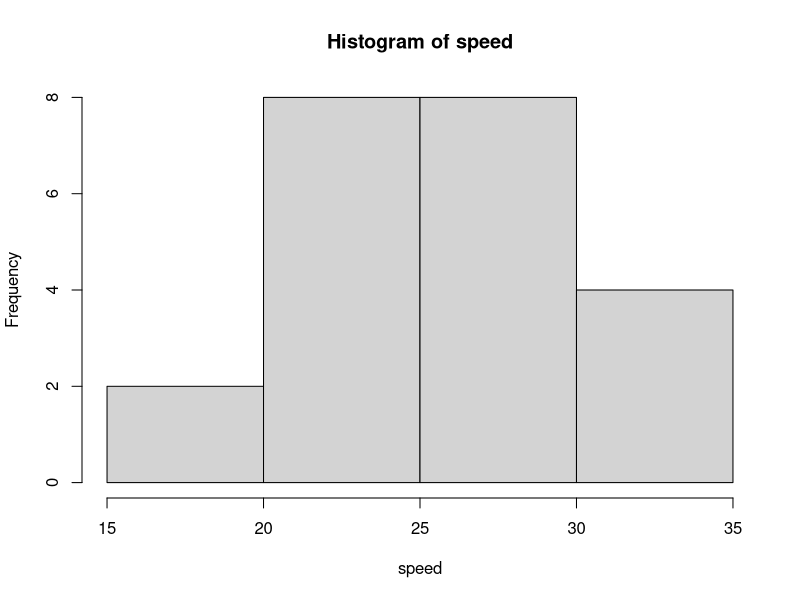

This figure's R source:
## ---- chunk 1
knitr::opts_chunk$set(echo = TRUE)
## ---- chunk 2
library(dplyr)
library(readr)
## ---- chunk 3
speed <- c(24, 29, 23, 25, 24, 33, 26, 24, 29, 27, 26, 22, 32, 24, 21, 19, 29, 31, 26, 29, 31, 16)
speed_means <- mean(speed)
speed_sd <- sd(speed)
num_obs <- length(speed)
# Normal Distribution Confidence Intervals
error <- qnorm(0.975) * speed_sd / sqrt(num_obs)
left_norm <- speed_means - error
right_norm <- speed_means + error
# T-Distribution Confidence Intervals
error_t <- qt(0.975, df = num_obs - 1) * speed_sd / sqrt(num_obs)
left_t <- speed_means - error_t
right_t <- speed_means + error_t

left_t
right_t
# Plots
hist(speed)
## ---- chunk 4
textbook_costs <- c(500, 650, 600, 505, 450, 550, 515, 495, 650, 395)
textbook_mean <- mean(textbook_costs)
textbook_sd <- sd(textbook_costs)
textbook_obs <- length(textbook_costs)
# Calculated T-Statistic for Dataset
textbook_t <- (textbook_mean - 500) / (textbook_sd / sqrt(textbook_obs))
textbook_t

# T-Test for Data Set. One for One-Tailed and Another for Two
textbook_t_test <- t.test(textbook_costs, mu = 500, alternative = "greater")
textbook_t_test_2 <- t.test(textbook_costs, mu = 500)

textbook_t_test
textbook_t_test_2

# T-Distribution for Confidence Intervals
error_t_textbooks <- qt(0.975, df = textbook_obs - 1) * textbook_sd / sqrt(textbook_obs)
left_t_textbooks <- textbook_mean - error_t_textbooks
right_t_textbooks <- textbook_mean + error_t_textbooks
## ---- chunk 5
marketing_sd <- 12
marketing_ME <- 5
marketing_z_stat <- qnorm(0.975)
n_marketing <- ((marketing_z_stat * marketing_sd) / marketing_ME)^2
## ---- chunk 6
salary_data <- read.csv("data/2013 ncaa tourney coaches salaries.csv")

# print(head(salary_data))
total_pay <- salary_data$TOTAL.PAY
total_pay_mean <- mean(total_pay)
total_pay_sd <- sd(total_pay)
total_pay_obs <- length(total_pay)

# Normal Distribution for 98% Confidence Intervals
error_tp <- qnorm(0.99) * total_pay_sd / sqrt(total_pay_obs)
left_norm_tp <- total_pay_mean - error_tp
right_norm_tp <- total_pay_mean + error_tp

# T-Distribution for  98% Confidence Intervals
error_t_tp <- qt(0.99, df = total_pay_obs - 1) * total_pay_sd / sqrt(total_pay_obs)
left_t_tp <- total_pay_mean - error_t_tp
right_t_tp <- total_pay_mean + error_t_tp

total_pay_t_test <- t.test(total_pay)

left_norm_tp
right_norm_tp
## ---- chunk 7
salary_data <- read.csv("data/2013 ncaa tourney coaches salaries.csv")

total_pay <- salary_data$TOTAL.PAY
total_pay <- total_pay[2:length(total_pay)]
total_pay_mean <- mean(total_pay)
total_pay_sd <- sd(total_pay)
total_pay_obs <- length(total_pay)

# Normal Distribution for 98% Confidence Intervals
error_tp <- qnorm(0.99) * total_pay_sd / sqrt(total_pay_obs)
left_norm_tp <- total_pay_mean - error_tp
right_norm_tp <- total_pay_mean + error_tp
# T-Distribution for 98% Confidence Intervals
error_t_tp <- qt(0.99, df = total_pay_obs - 1) * total_pay_sd / sqrt(total_pay_obs)
left_t_tp <- total_pay_mean - error_t_tp
right_t_tp <- total_pay_mean + error_t_tp

total_pay_t_test <- t.test(total_pay)

left_norm_tp
right_norm_tp
## ---- chunk 8
student_debt <- read_csv("data/student debt North Carolina.csv", col_type = list(.default = col_guess()))
print(student_debt)

us_mean_debt <- 21520
nc_student_debt <- student_debt$`Average debt of graduates`
nc_student_debt

student_debt_t_test <- t.test(nc_student_debt, mu = us_mean_debt, alternative = "less")
student_debt_t_test
## ---- chunk 9
soda_cans <- read.csv("data/soda cans per week.csv")
soda_can_data <- soda_cans$ï..Cans
big_n <- 28000
soda_can_mean <- mean(soda_can_data)
soda_can_sd <- sd(soda_can_data)
soda_can_obs <- length(soda_can_data)

# Normal Distribution
error_soda <- qnorm(0.995) * soda_can_sd / sqrt(soda_can_obs)
left_norm_soda <- soda_can_mean - error_soda
right_norm_soda <- soda_can_mean + error_soda
left_norm_big_soda <- big_n * left_norm_soda
right_norm_big_soda <- big_n * right_norm_soda
left_norm_big_soda
right_norm_big_soda
## ---- chunk 10
exhaustion_mean <- 637
exhaustion_sd <- 265
exhaustion_obs <- 24

self_talk_mean <- 750
self_talk_sd <- 265

# Calculating the Actual T Stat
exh_t <- (self_talk_mean - exhaustion_mean) / (exhaustion_sd / sqrt(exhaustion_obs))

# Quantile Function for t-dist
# This is how you get the Error for Confidence Intervals
exh_t_stat <- qt(0.975, df = exhaustion_obs - 1)
# A way to calculate the P-value if a dataset is not given
exh_p_value <- pt(-abs(exh_t), df = exhaustion_obs - 1)
## ---- chunk 11
raisins <- c(1219, 1214, 1087, 1200, 1419, 1121, 1325, 1345, 1244, 1258, 1356, 1132, 1191, 1270, 1295, 1135)
raisins_mean <- mean(raisins)
raisins_sd <- sd(raisins)
raisins_obs <- length(raisins)

# T-Test for Data set
raisins_t_test <- t.test(raisins, mu = 1200, alternative = "greater")
raisins_t_test
